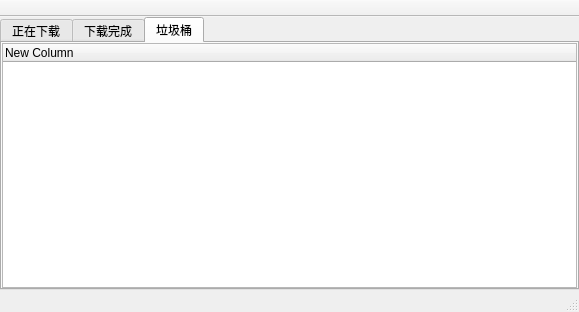
<?xml version="1.0" encoding="UTF-8"?>
<ui version="4.0">
 <class>MainWindow</class>
 <widget class="QMainWindow" name="MainWindow">
  <property name="geometry">
   <rect>
    <x>0</x>
    <y>0</y>
    <width>579</width>
    <height>312</height>
   </rect>
  </property>
  <property name="windowTitle">
   <string>MainWindow</string>
  </property>
  <widget class="QWidget" name="centralwidget">
   <layout class="QGridLayout" name="gridLayout">
    <property name="leftMargin">
     <number>0</number>
    </property>
    <property name="topMargin">
     <number>0</number>
    </property>
    <property name="rightMargin">
     <number>0</number>
    </property>
    <property name="bottomMargin">
     <number>0</number>
    </property>
    <property name="horizontalSpacing">
     <number>0</number>
    </property>
    <property name="verticalSpacing">
     <number>3</number>
    </property>
    <item row="0" column="0">
     <widget class="QTabWidget" name="tabWidget">
      <property name="currentIndex">
       <number>2</number>
      </property>
      <widget class="QWidget" name="tab">
       <attribute name="title">
        <string>正在下载</string>
       </attribute>
       <layout class="QGridLayout" name="gridLayout_2">
        <property name="leftMargin">
         <number>0</number>
        </property>
        <property name="topMargin">
         <number>0</number>
        </property>
        <property name="rightMargin">
         <number>0</number>
        </property>
        <property name="bottomMargin">
         <number>0</number>
        </property>
        <property name="spacing">
         <number>0</number>
        </property>
        <item row="0" column="0">
         <widget class="QTreeWidget" name="treeOfDownloading">
          <column>
           <property name="text">
            <string notr="true">1</string>
           </property>
          </column>
         </widget>
        </item>
       </layout>
      </widget>
      <widget class="QWidget" name="tab_2">
       <attribute name="title">
        <string>下载完成</string>
       </attribute>
       <layout class="QGridLayout" name="gridLayout_3">
        <property name="leftMargin">
         <number>0</number>
        </property>
        <property name="topMargin">
         <number>0</number>
        </property>
        <property name="rightMargin">
         <number>0</number>
        </property>
        <property name="bottomMargin">
         <number>0</number>
        </property>
        <property name="spacing">
         <number>0</number>
        </property>
        <item row="0" column="0">
         <widget class="QTreeWidget" name="treeOfDownloaded">
          <column>
           <property name="text">
            <string notr="true">1</string>
           </property>
          </column>
         </widget>
        </item>
       </layout>
      </widget>
      <widget class="QWidget" name="tab_3">
       <attribute name="title">
        <string>垃圾桶</string>
       </attribute>
       <layout class="QGridLayout" name="gridLayout_4">
        <property name="leftMargin">
         <number>0</number>
        </property>
        <property name="topMargin">
         <number>0</number>
        </property>
        <property name="rightMargin">
         <number>0</number>
        </property>
        <property name="bottomMargin">
         <number>0</number>
        </property>
        <property name="spacing">
         <number>0</number>
        </property>
        <item row="0" column="0">
         <widget class="QTreeWidget" name="treeOfTrash">
          <property name="styleSheet">
           <string notr="true">selection-background-color: qlineargradient(spread:pad, x1:0, y1:0, x2:1, y2:0, stop:1 rgba(186, 189, 182, 255));
border-color: qlineargradient(spread:pad, x1:0, y1:0, x2:1, y2:0, stop:1 rgba(186, 189, 182, 255));</string>
          </property>
          <column>
           <property name="text">
            <string>New Column</string>
           </property>
          </column>
         </widget>
        </item>
       </layout>
      </widget>
     </widget>
    </item>
   </layout>
  </widget>
  <widget class="QMenuBar" name="menubar">
   <property name="geometry">
    <rect>
     <x>0</x>
     <y>0</y>
     <width>579</width>
     <height>27</height>
    </rect>
   </property>
  </widget>
  <widget class="QStatusBar" name="statusbar"/>
  <widget class="QToolBar" name="mainToolBar">
   <property name="enabled">
    <bool>true</bool>
   </property>
   <property name="windowTitle">
    <string>toolBar</string>
   </property>
   <property name="movable">
    <bool>false</bool>
   </property>
   <property name="iconSize">
    <size>
     <width>20</width>
     <height>20</height>
    </size>
   </property>
   <property name="floatable">
    <bool>false</bool>
   </property>
   <attribute name="toolBarArea">
    <enum>TopToolBarArea</enum>
   </attribute>
   <attribute name="toolBarBreak">
    <bool>false</bool>
   </attribute>
  </widget>
 </widget>
 <resources/>
 <connections/>
</ui>
